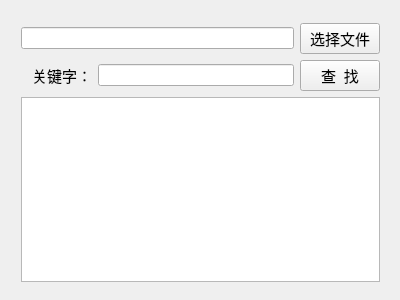
<?xml version="1.0" encoding="UTF-8"?>
<ui version="4.0">
 <class>TextFind</class>
 <widget class="QWidget" name="TextFind">
  <property name="geometry">
   <rect>
    <x>0</x>
    <y>0</y>
    <width>400</width>
    <height>300</height>
   </rect>
  </property>
  <property name="windowTitle">
   <string>TextFind</string>
  </property>
  <widget class="QWidget" name="">
   <property name="geometry">
    <rect>
     <x>10</x>
     <y>12</y>
     <width>381</width>
     <height>281</height>
    </rect>
   </property>
   <layout class="QVBoxLayout" name="verticalLayout">
    <item>
     <layout class="QHBoxLayout" name="horizontalLayout">
      <item>
       <widget class="QLineEdit" name="filepath"/>
      </item>
      <item>
       <widget class="QPushButton" name="find_filepath">
        <property name="font">
         <font>
          <family>微软雅黑</family>
          <pointsize>11</pointsize>
         </font>
        </property>
        <property name="text">
         <string>选择文件</string>
        </property>
       </widget>
      </item>
     </layout>
    </item>
    <item>
     <layout class="QHBoxLayout" name="horizontalLayout_2">
      <item>
       <widget class="QLabel" name="key_label">
        <property name="minimumSize">
         <size>
          <width>71</width>
          <height>21</height>
         </size>
        </property>
        <property name="maximumSize">
         <size>
          <width>71</width>
          <height>21</height>
         </size>
        </property>
        <property name="font">
         <font>
          <family>微软雅黑</family>
          <pointsize>11</pointsize>
         </font>
        </property>
        <property name="text">
         <string>关键字：</string>
        </property>
        <property name="alignment">
         <set>Qt::AlignRight|Qt::AlignTrailing|Qt::AlignVCenter</set>
        </property>
       </widget>
      </item>
      <item>
       <widget class="QLineEdit" name="keyword"/>
      </item>
      <item>
       <widget class="QPushButton" name="find_word">
        <property name="font">
         <font>
          <family>微软雅黑</family>
          <pointsize>11</pointsize>
         </font>
        </property>
        <property name="text">
         <string>查  找</string>
        </property>
       </widget>
      </item>
     </layout>
    </item>
    <item>
     <widget class="QTextEdit" name="textEdit"/>
    </item>
   </layout>
  </widget>
  <zorder>filepath</zorder>
  <zorder>find_filepath</zorder>
  <zorder>filepath</zorder>
  <zorder>textEdit</zorder>
  <zorder>layoutWidget</zorder>
 </widget>
 <layoutdefault spacing="6" margin="11"/>
 <resources/>
 <connections/>
</ui>
